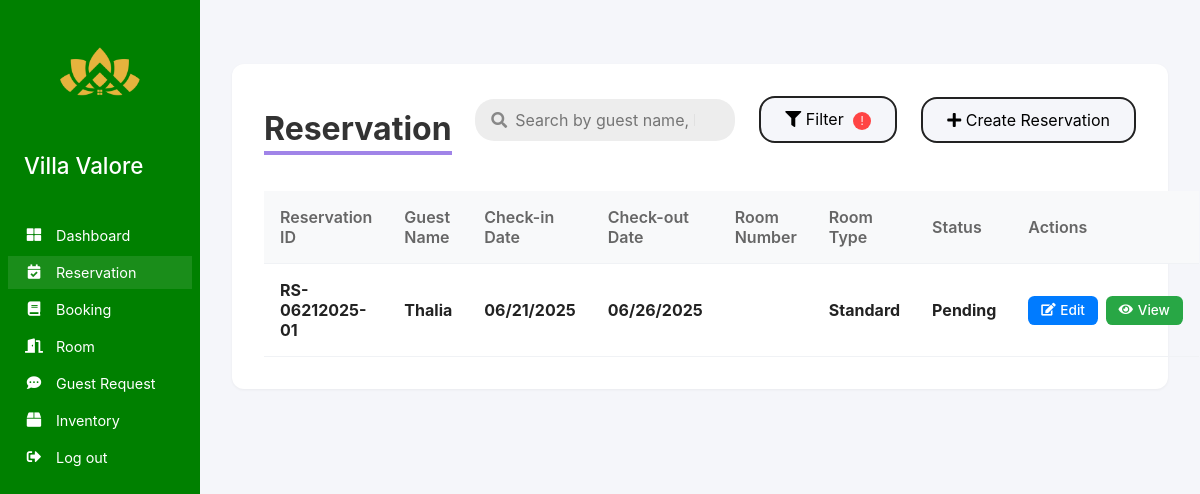
The app's page /staff/reservation.php?room_type=Standard with its own data.
### tables this page shows
CREATE TABLE `reservations` (
  `ReservationID` varchar(255) NOT NULL,
  `StudentID` int(11) NOT NULL,
  `GuestName` varchar(255) NOT NULL,
  `PCheckInDate` date NOT NULL,
  `PCheckOutDate` date NOT NULL,
  `RoomNumber` enum('1101','1102','1103','1104','1105','1106','1107','1108','1109') NOT NULL,
  `RoomType` enum('Standard','Deluxe','Suite','') NOT NULL,
  `Status` enum('Pending','Confirmed','Cancelled') NOT NULL,
  `RoomStatus` enum('Available','Booked','Reserved','Maintenance','Cleaning') NOT NULL,
  `ReservationFee` decimal(10,2) NOT NULL
);

### staff/reservation.php (the view, shortened to what this page needs)
<?php
$host = "localhost";
$user = "root";
$password = "";
$dbname = "hotel_reservation_systemdb";
$conn = new mysqli($host, $user, $password, $dbname);
$whereClause = "WHERE 1=1";
if (isset($_GET['room_type']) && !empty($_GET['room_type'])) {
    $roomType = $conn->real_escape_string($_GET['room_type']);
    $whereClause .= " AND RoomType = '$roomType'";
}
$resQuery = "SELECT * FROM reservations $whereClause ORDER BY ReservationID DESC";
$resResult = $conn->query($resQuery);
?>
<!DOCTYPE html>
<html lang="en">
<head>
    <link rel="stylesheet" href="https://cdnjs.cloudflare.com/ajax/libs/font-awesome/5.15.4/css/all.min.css">
</head>
<body>
    <div class="sidebar">
        <img src="images/villavalorelogo.png" alt="Villa Valore Logo" class="sidebar-logo">
        <h4 class="sidebar-title">Villa Valore</h4>
        <a class="nav-link" href="staff_dashboard.php"><i class="fas fa-th-large"></i>Dashboard</a>
        <a class="nav-link active" href="reservation.php"><i class="fas fa-calendar-check"></i>Reservation</a>
        <a class="nav-link" href="booking.php"><i class="fas fa-book"></i>Booking</a>
        <a class="nav-link" href="room.php"><i class="fas fa-door-open"></i>Room</a>
        <a class="nav-link" href="guest_request.php"><i class="fas fa-comment-dots"></i>Guest Request</a>
        <a class="nav-link" href="staff_inventory.php"><i class="fas fa-box"></i>Inventory</a>
        <a class="nav-link" href="logout.php"><i class="fas fa-sign-out-alt"></i>Log out</a>
    </div>
    <div class="main-content">
        <div class="reservation-section">
            <div style="display: flex; align-items: center; justify-content: space-between; margin-bottom: 1.5rem;">
                <h1 style="margin-bottom: 0; border-bottom: 4px solid #a084e8; display: inline-block; padding-bottom: 0.2rem;">Reservation</h1>
                <div class="search-filter-bar">
                    <div class="search-wrapper">
                        <i class="fas fa-search search-icon"></i>
                        <input type="text" id="searchInput" class="search-input" placeholder="Search by guest name, ID, or room number" value="<?php echo isset($_GET['search']) ? htmlspecialchars($_GET['search']) : ''; ?>">
                    </div>
                    <div style="position: relative;">
                        <button class="filter-btn" id="filterBtn">
                            <i class="fas fa-filter"></i> Filter
                            <?php if (isset($_GET['status']) || isset($_GET['room_type']) || isset($_GET['checkin_date'])): ?>
                                <span style="background: #ff4444; color: white; border-radius: 50%; width: 18px; height: 18px; display: inline-block; font-size: 0.7rem; line-height: 18px; margin-left: 5px;">!</span>
                            <?php endif; ?>
                        </button>
                    </div>
                    <button class="create-btn" id="createBtn">
                        <i class="fas fa-plus"></i> Create Reservation
                    </button>
                </div>
            </div>
            <table class="reservation-table">
                <thead>
                    <tr>
                        <th>Reservation ID</th>
                        <th>Guest Name</th>
                        <th>Check-in Date</th>
                        <th>Check-out Date</th>
                        <th>Room Number</th>
                        <th>Room Type</th>
                        <th>Status</th>
                        <th>Actions</th>
                    </tr>
                </thead>
                <tbody>
                <?php if ($resResult && $resResult->num_rows > 0): ?>
                    <?php while($row = $resResult->fetch_assoc()): ?>
                    <tr data-id="<?php echo $row['ReservationID']; ?>">
                        <td><b><?php echo $row['ReservationID']; ?></b></td>
                        <td><b><?php echo htmlspecialchars($row['GuestName']); ?></b></td>
                        <td><b><?php echo date('m/d/Y', strtotime($row['PCheckInDate'])); ?></b></td>
                        <td><b><?php echo date('m/d/Y', strtotime($row['PCheckOutDate'])); ?></b></td>
                        <td><?php echo $row['RoomNumber']; ?></td>
                        <td><b><?php echo $row['RoomType']; ?></b></td>
                        <td><b><?php echo $row['Status']; ?></b></td>
                        <td>
                            <div class="action-buttons">
                                <button class="action-btn edit-btn"
                                  data-id="<?php echo $row['ReservationID']; ?>"
                                  data-guest="<?php echo htmlspecialchars($row['GuestName']); ?>"
                                  data-checkin="<?php echo $row['PCheckInDate']; ?>"
                                  data-checkout="<?php echo $row['PCheckOutDate']; ?>"
                                  data-room="<?php echo $row['RoomNumber']; ?>"
                                  data-type="<?php echo $row['RoomType']; ?>"
                                  data-status="<?php echo $row['Status']; ?>"
                                >
                                    <i class="fas fa-edit"></i> Edit
                                </button>
                                <button class="action-btn view-btn"
                                  data-id="<?php echo $row['ReservationID']; ?>"
                                  data-guest="<?php echo htmlspecialchars($row['GuestName']); ?>"
                                  data-checkin="<?php echo $row['PCheckInDate']; ?>"
                                  data-checkout="<?php echo $row['PCheckOutDate']; ?>"
                                  data-room="<?php echo $row['RoomNumber']; ?>"
                                  data-type="<?php echo $row['RoomType']; ?>"
                                  data-status="<?php echo $row['Status']; ?>"
                                >
                                    <i class="fas fa-eye"></i> View
                                </button>
                            </div>
                        </td>
                    </tr>
                    <?php endwhile; ?>
                <?php else: ?>
                    <tr><td colspan="8">No reservations found.</td></tr>
                <?php endif; ?>
                </tbody>
            </table>
        </div>
    </div>
</body>
</html>

### staff/reservation.php (style rules this page uses)
* { margin: 0; padding: 0; box-sizing: border-box; font-family: 'Inter', sans-serif; }
body { background-color: #f5f6fa; display: flex; }
.sidebar { width: 200px; background: #008000; min-height: 100vh; padding: 0.5rem; color: white; position: fixed; left: 0; top: 0; bottom: 0; transition: left 0.3s, box-shadow 0.3s; z-index: 1000; }
.sidebar-title { color: white; font-size: 1.4rem; font-weight: 500; margin-bottom: 1.5rem; padding: 1rem; }
.sidebar-logo { display: block; margin: 1.5rem auto; width: 80px; height: auto; }
.nav-link { display: flex; align-items: center; padding: 0.5rem 1rem; color: white; text-decoration: none; font-size: 0.9rem; margin-bottom: 0.25rem; }
.nav-link:hover, .nav-link.active { background-color: rgba(255, 255, 255, 0.1); }
.nav-link i { margin-right: 0.75rem; width: 20px; text-align: center; }
.main-content { flex: 1; padding: 2rem; margin-left: 200px; overflow-x: hidden; transition: margin-left 0.3s; }
.reservation-section { max-width: 1200px; margin: 2rem auto; background: #fff; border-radius: 12px; box-shadow: 0 1px 3px rgba(0,0,0,0.05); padding: 2rem; }
h1 { font-size: 2rem; margin-bottom: 1.5rem; color: #333; }
.reservation-table { width: 100%; border-collapse: collapse; }
.reservation-table th, .reservation-table td { padding: 1rem; border-bottom: 1px solid #f0f2f5; text-align: left; }
.reservation-table th { background: #f8f9fa; color: #666; font-weight: 600; }
.reservation-table td { color: #222; font-weight: 500; }
.action-buttons { display: flex; gap: 0.5rem; align-items: center; }
.action-btn { padding: 0.4rem 0.8rem; border: none; border-radius: 0.4rem; font-size: 0.85rem; font-weight: 500; cursor: pointer; transition: all 0.2s ease; text-decoration: none; display: inline-flex; align-items: center; gap: 0.3rem; }
.edit-btn { background: #007bff; color: white; }
.view-btn { background: #28a745; color: white; }
.action-btn i { font-size: 0.8rem; }
.search-filter-bar { display: flex; align-items: center; gap: 1rem; margin-bottom: 1.5rem; }
.search-input { padding: 0.7rem 2.5rem 0.7rem 2.5rem; border-radius: 1.2rem; border: none; background: #ededed; font-size: 1rem; width: 260px; outline: none; }
.search-icon { position: absolute; left: 1rem; top: 50%; transform: translateY(-50%); color: #888; }
.search-wrapper { position: relative; display: flex; align-items: center; }
.filter-btn, .create-btn { padding: 0.7rem 1.5rem; border-radius: 1rem; border: 2px solid #222; background: #f5f6fa; font-size: 1rem; cursor: pointer; margin-left: 0.5rem; transition: background 0.2s, color 0.2s; }

### records on screen
reservations: ReservationID "RS-06212025-01", GuestName "Thalia", PCheckInDate "06/21/2025", PCheckOutDate "06/26/2025", RoomType "Standard", Status "Pending"
